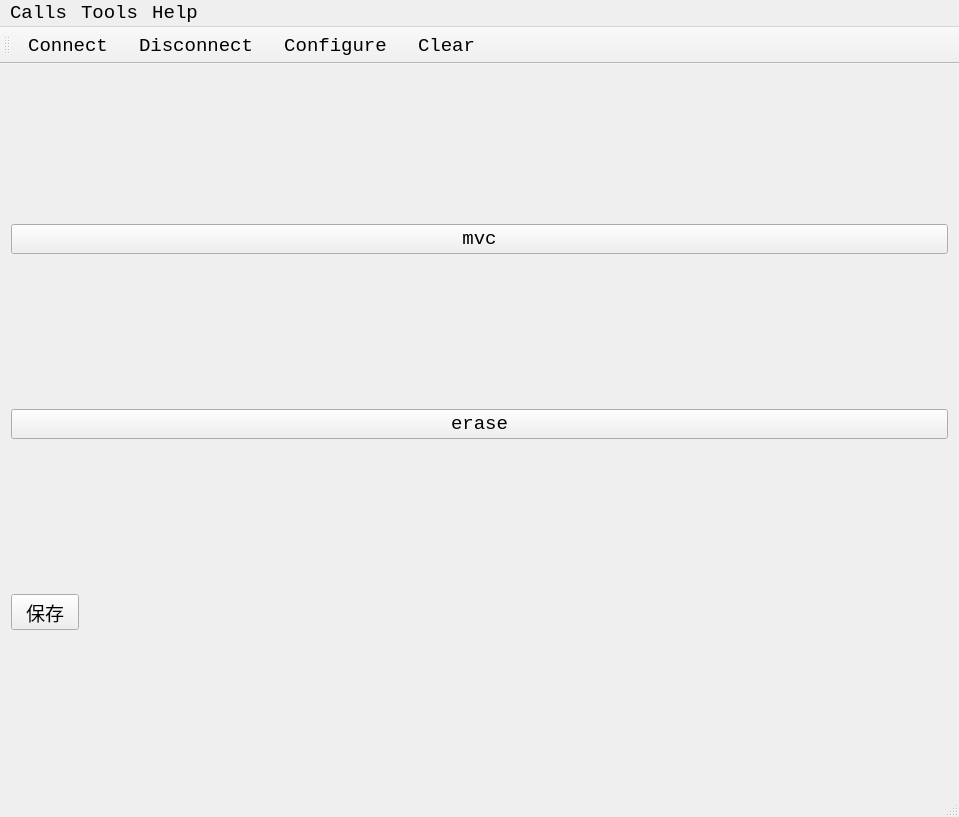
<?xml version="1.0" encoding="UTF-8"?>
<ui version="4.0">
 <class>MainWindow</class>
 <widget class="QMainWindow" name="MainWindow">
  <property name="geometry">
   <rect>
    <x>0</x>
    <y>0</y>
    <width>959</width>
    <height>817</height>
   </rect>
  </property>
  <property name="font">
   <font>
    <family>Consolas</family>
    <pointsize>14</pointsize>
   </font>
  </property>
  <property name="windowTitle">
   <string>QyTerm</string>
  </property>
  <property name="locale">
   <locale language="English" country="UnitedStates"/>
  </property>
  <widget class="QWidget" name="centralWidget">
   <layout class="QVBoxLayout" name="verticalLayout">
    <item>
     <widget class="QPushButton" name="pushButton">
      <property name="text">
       <string>mvc</string>
      </property>
     </widget>
    </item>
    <item>
     <widget class="QPushButton" name="pushButton_2">
      <property name="text">
       <string>erase</string>
      </property>
     </widget>
    </item>
    <item>
     <widget class="QToolButton" name="toolButton">
      <property name="text">
       <string>保存</string>
      </property>
     </widget>
    </item>
   </layout>
  </widget>
  <widget class="QMenuBar" name="menuBar">
   <property name="geometry">
    <rect>
     <x>0</x>
     <y>0</y>
     <width>959</width>
     <height>26</height>
    </rect>
   </property>
   <widget class="QMenu" name="menuCalls">
    <property name="title">
     <string>Calls</string>
    </property>
    <addaction name="actionConnect"/>
    <addaction name="actionDisconnect"/>
    <addaction name="separator"/>
    <addaction name="actionQuit"/>
   </widget>
   <widget class="QMenu" name="menuTools">
    <property name="title">
     <string>Tools</string>
    </property>
    <addaction name="actionConfigure"/>
    <addaction name="actionClear"/>
   </widget>
   <widget class="QMenu" name="menuHelp">
    <property name="title">
     <string>Help</string>
    </property>
    <addaction name="actionAbout"/>
    <addaction name="actionAboutQt"/>
   </widget>
   <addaction name="menuCalls"/>
   <addaction name="menuTools"/>
   <addaction name="menuHelp"/>
  </widget>
  <widget class="QToolBar" name="mainToolBar">
   <attribute name="toolBarArea">
    <enum>TopToolBarArea</enum>
   </attribute>
   <attribute name="toolBarBreak">
    <bool>false</bool>
   </attribute>
   <addaction name="actionConnect"/>
   <addaction name="actionDisconnect"/>
   <addaction name="actionConfigure"/>
   <addaction name="actionClear"/>
  </widget>
  <widget class="QStatusBar" name="statusBar">
   <property name="font">
    <font>
     <pointsize>14</pointsize>
    </font>
   </property>
  </widget>
  <action name="actionAbout">
   <property name="text">
    <string>&amp;About</string>
   </property>
   <property name="toolTip">
    <string>About program</string>
   </property>
   <property name="shortcut">
    <string>Alt+A</string>
   </property>
  </action>
  <action name="actionAboutQt">
   <property name="text">
    <string>About Qt</string>
   </property>
  </action>
  <action name="actionConnect">
   <property name="icon">
    <iconset resource="terminal.qrc">
     <normaloff>:/images/connect.png</normaloff>:/images/connect.png</iconset>
   </property>
   <property name="text">
    <string>C&amp;onnect</string>
   </property>
   <property name="toolTip">
    <string>Connect to serial port</string>
   </property>
   <property name="shortcut">
    <string>Ctrl+O</string>
   </property>
  </action>
  <action name="actionDisconnect">
   <property name="icon">
    <iconset resource="terminal.qrc">
     <normaloff>:/images/disconnect.png</normaloff>:/images/disconnect.png</iconset>
   </property>
   <property name="text">
    <string>&amp;Disconnect</string>
   </property>
   <property name="toolTip">
    <string>Disconnect from serial port</string>
   </property>
   <property name="shortcut">
    <string>Ctrl+D</string>
   </property>
  </action>
  <action name="actionConfigure">
   <property name="icon">
    <iconset resource="terminal.qrc">
     <normaloff>:/images/settings.png</normaloff>:/images/settings.png</iconset>
   </property>
   <property name="text">
    <string>&amp;Configure</string>
   </property>
   <property name="toolTip">
    <string>Configure serial port</string>
   </property>
   <property name="shortcut">
    <string>Alt+C</string>
   </property>
  </action>
  <action name="actionClear">
   <property name="icon">
    <iconset resource="terminal.qrc">
     <normaloff>:/images/clear.png</normaloff>:/images/clear.png</iconset>
   </property>
   <property name="text">
    <string>C&amp;lear</string>
   </property>
   <property name="toolTip">
    <string>Clear data</string>
   </property>
   <property name="shortcut">
    <string>Alt+L</string>
   </property>
  </action>
  <action name="actionQuit">
   <property name="icon">
    <iconset resource="terminal.qrc">
     <normaloff>:/images/application-exit.png</normaloff>:/images/application-exit.png</iconset>
   </property>
   <property name="text">
    <string>&amp;Quit</string>
   </property>
   <property name="shortcut">
    <string>Ctrl+Q</string>
   </property>
  </action>
 </widget>
 <layoutdefault spacing="6" margin="11"/>
 <resources>
  <include location="terminal.qrc"/>
 </resources>
 <connections/>
</ui>
